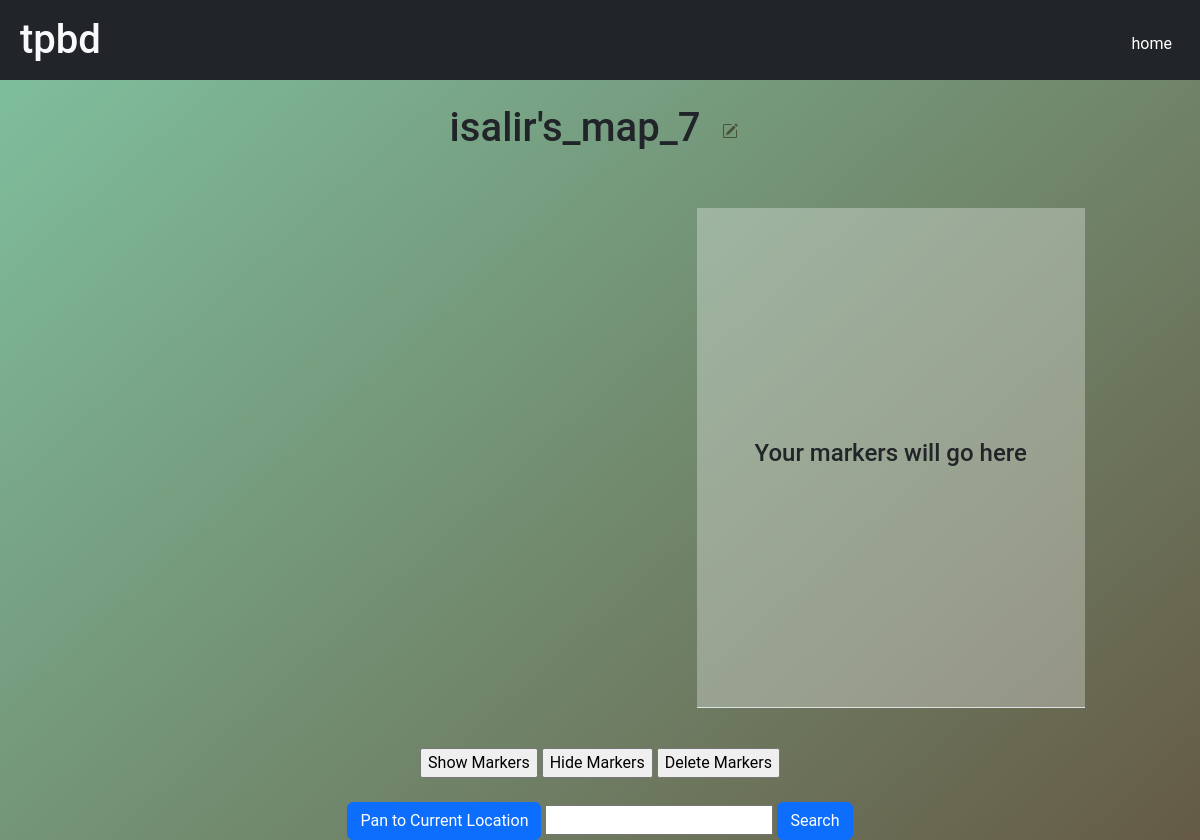
The page /maps/10 on the database as committed earlier.
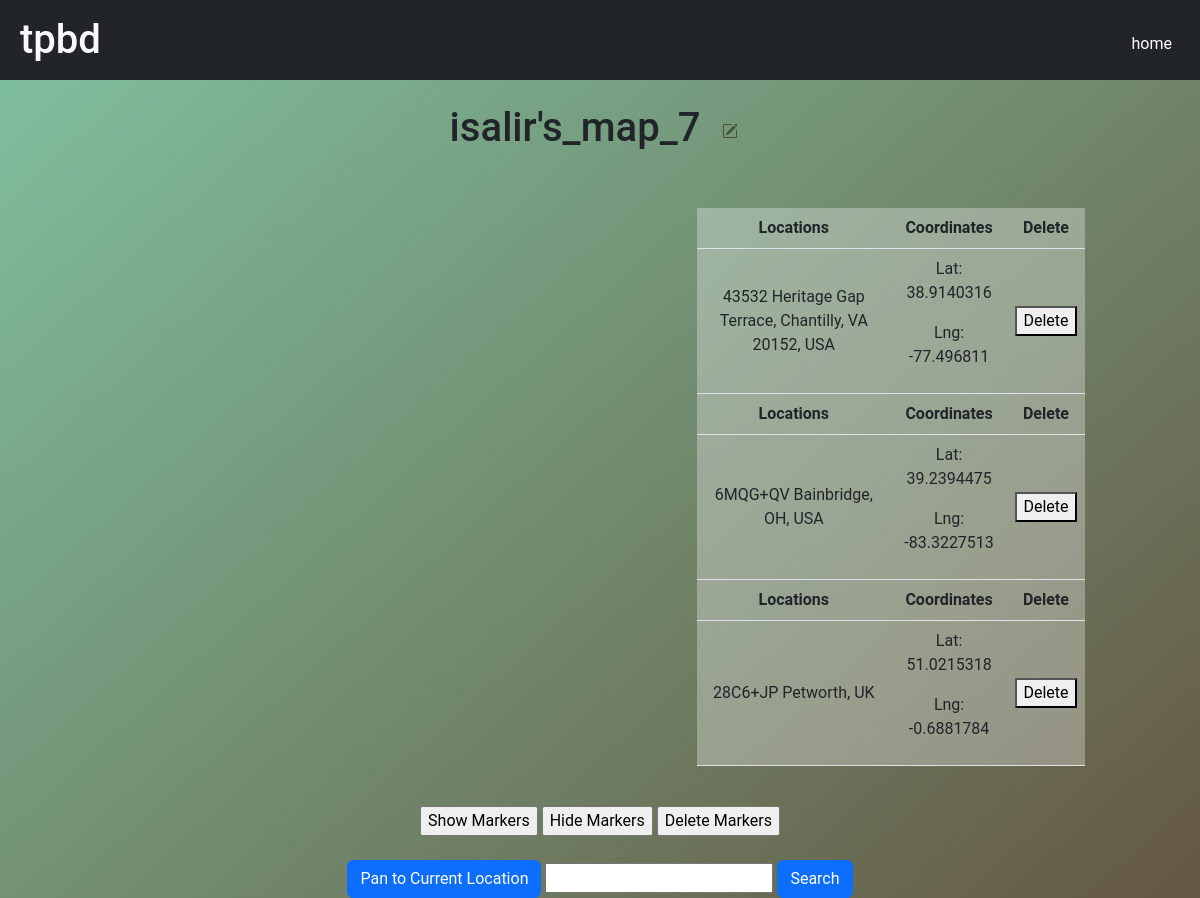
The same page on the database as committed later.
### maps/models.py (models this page shows, shortened)
class Map(models.Model):
    map_id = models.BigAutoField(auto_created=True, primary_key=True, serialize=False, verbose_name='ID'),
    name = models.CharField(max_length=200)
    stop = ManyToManyField(Marker)
    author = models.ForeignKey(User, on_delete=models.CASCADE)

class Marker(models.Model):
    marker_id = models.BigAutoField(auto_created=True, primary_key=True, serialize=False, verbose_name='ID'),
    lat = models.CharField(max_length=6)
    lng = models.CharField(max_length=6)
    address = models.CharField(max_length=200)
    tagger = models.ForeignKey(User, on_delete=models.CASCADE)

### maps/views.py (the view, shortened to what this page needs)
# urls.py: path('<int:id>', views.viewmap, name='viewmap'),
def viewmap(request, id):
    map = Map.objects.get(pk=id)
    markers = map.stop.all()
    key = settings.GOOGLE_MAPS_API_KEY
    context = {
        'map_id': map.id,
        'key': key,
        'map': map,
        'markers': markers,
    }
    load_partial(request)
    return render(request, 'maps/map.html',  context)

### maps/views.py (called while the page is built)
def load_partial(request):
    response = render(request, 'maps/partials/marker_list.html')
    return response

### templates/maps/map.html (shortened to what this page needs)
{% extends "base.html" %} {% block content %} {% csrf_token %} {% load static %}
<div class="mainwrapper m-auto">
  {% load static %}
  <br />
  <div id="titlespot">
    <h1>{{map.name}}
    <button id="editbutton" type="button" class="btn btn-secondary" hx-get="rename_map/{{map.id}}" hx-target="#titlespot" hx-swap="outerHTML" hx-vals='{"mykey" : "orzo"}'>
    </h1>
  </div>
  <br /><br />
  <div id="mapwrap">
    <div id="map"></div>
    <table id="markerslist" class="table" style="text-align: center; vertical-align: middle;">
      {% if markers %} {% csrf_token %} {% for marker in markers %}
      <thead>
        <tr>
          <th scope="col" style="width:50%">Locations</th>
          <th scope="col">Coordinates</th>
          <th scope="col">Delete</th>
        </tr>
      </thead>
      <tbody id="markerslistbody" style="text-align: center; vertical-align: middle;">
        <tr>
          <td scope="col"> {{marker.address}}</td>
          <td>
            <p>Lat: {{marker.lat}}</p>
            <p>Lng: {{marker.lng}}</p>
          </td>
          <td>
            <a href="/maps/delete_marker/{{marker.id}}">
              <button class="warning">Delete</button>
            </a>
          </td>
          {% endfor %}
        </tr>
        {% else%}
        <tr>
          <td scope="col"> <h4>Your markers will go here</h4></td>
        </tr>
        {% endif %}
      </tbody>
    </table>
  </div>
  <br />
  <div class="buttonsarray">
    <div id="floating-panel">
      <input type="button" id="show-markers" value="Show Markers" hx-post="{{map.id}}" hx-target="#markerslist" hx-swap="outerHTML"  hx-swap-oob="true"/>
      <input type="button" id="clear-markers" value="Hide Markers" />
      <input type="button" id="delete-markers" value="Delete Markers" />
    </div>
    <br />
    <button id="pan-to-current-location" class="btn btn-primary">
      Pan to Current Location
    </button>
    <input type="text" id="searchTextField" />
    <button onclick="finder()" id="search-location" class="btn btn-primary">
      Search
    </button>
  </div>
</div>
{% endblock %} ```

### templates/base.html (shortened to what this page needs)
<!DOCTYPE html>
<html lang="en">
  <head>
    <link
      rel="stylesheet"
      type="text/css"
      href="https://cdn.datatables.net/1.11.5/css/jquery.dataTables.css"
    />
    <link href="https://cdn.jsdelivr.net/npm/bootstrap@5.2.3/dist/css/bootstrap.min.css" rel="stylesheet">
    <link
      rel="stylesheet"
      href="https://cdn.jsdelivr.net/npm/bootstrap-icons@1.10.5/font/bootstrap-icons.css"
    />
  </head>
  <body
    hx-headers='{"X-CSRFToken": "{{ csrf_token }}"}'
  >
    {% if user.is_authenticated %}
    <nav class="navbar navbar-expand-sm navbar-dark bg-dark">
      <div class="container-fluid">
        <h1 class="text-light m-2">tpbd</h1>
        <button
          class="navbar-toggler"
          type="button"
          data-toggle="collapse"
          data-target="#navbarID"
          aria-controls="navbarID"
          aria-expanded="false"
          aria-label="Toggle navigation"
        >
          <span class="navbar-toggler-icon"></span>
        </button>
        <div
          class="collapse navbar-collapse align-self-end justify-content-end"
          id="navbarID"
        >
          <div class="navbar-nav">
            <a class="nav-link active m-2" aria-current="page" href="/dashboard"
              >dashboard</a
            >"
            <a
              class="nav-link active m-2"
              aria-current="page"
              href="/users/profile"
              >profile</a
            >
            <a
              class="nav-link active m-2"
              aria-current="page"
              href="{% url 'maps:initmap' %}"
              >maps</a
            >
            <a class="nav-link active m-2" aria-current="page" href="#"
              >friends</a
            >
            <a
              class="nav-link active m-2"
              aria-current="page"
              href="/users/logout"
              >logout</a
            >
          </div>
        </div>
      </div>
    </nav>
    {% else %}
    <nav class="navbar navbar-expand-sm navbar-dark bg-dark">
      <div class="container-fluid">
        <h1 class="text-light m-2">tpbd</h1>
        <div
          class="collapse navbar-collapse align-self-end justify-content-end"
          id="navbarID"
        >
          <div class="navbar-nav">
            <a class="nav-link active m-2" aria-current="page" href="/">home</a>
          </div>
        </div>
      </div>
    </nav>
    {% endif %}
    <div id="page" class="wrapper d-flex text-center">
      {% block content %} {% endblock %}
    </div>
  </body>
</html>

### templates/base.html (style rules this page uses)
html, body { margin: 0; padding: 0; }
* { font-family: 'Roboto', sans-serif; box-sizing: border-box; }
body { background: rgb(95,56,25); background: linear-gradient(138deg, rgba(95, 179, 136, 0.795), rgba(80, 54, 32, 0.9) 66%); background-size: 180% 180%; height: 100vh; animation: zyclers 11s ease infinite; }

### templates/maps/map.html (style rules this page uses)
#map { height: 500px; width: 50%; }
.mainwrapper { height: 100%; width: 95%; }
#mapwrap { width: 85%; margin: auto; display: flex; flex-direction: row; justify-content: space-between; }
#markerslist { width: 40%; height: 500px; overflow-y: scroll; background: rgba(255, 255, 255, 0.302); }
#editbutton { color: rgba(63, 65, 37, 0.822); background-color: rgba(255, 255, 255, 0); border-color: #cdd081; border: none; }

Rows that differ between the two databases and show on the page:
added Marker: address "43532 Heritage Gap Terrace, Chantilly, VA 20152, USA", lat "38.9140316", lng "-77.496811"
added Marker: address "6MQG+QV Bainbridge, OH, USA", lat "39.2394475", lng "-83.3227513"
added Marker: address "28C6+JP Petworth, UK", lat "51.0215318", lng "-0.6881784"
Other text that changed with them:
text no longer shown: "Your markers will go here"
